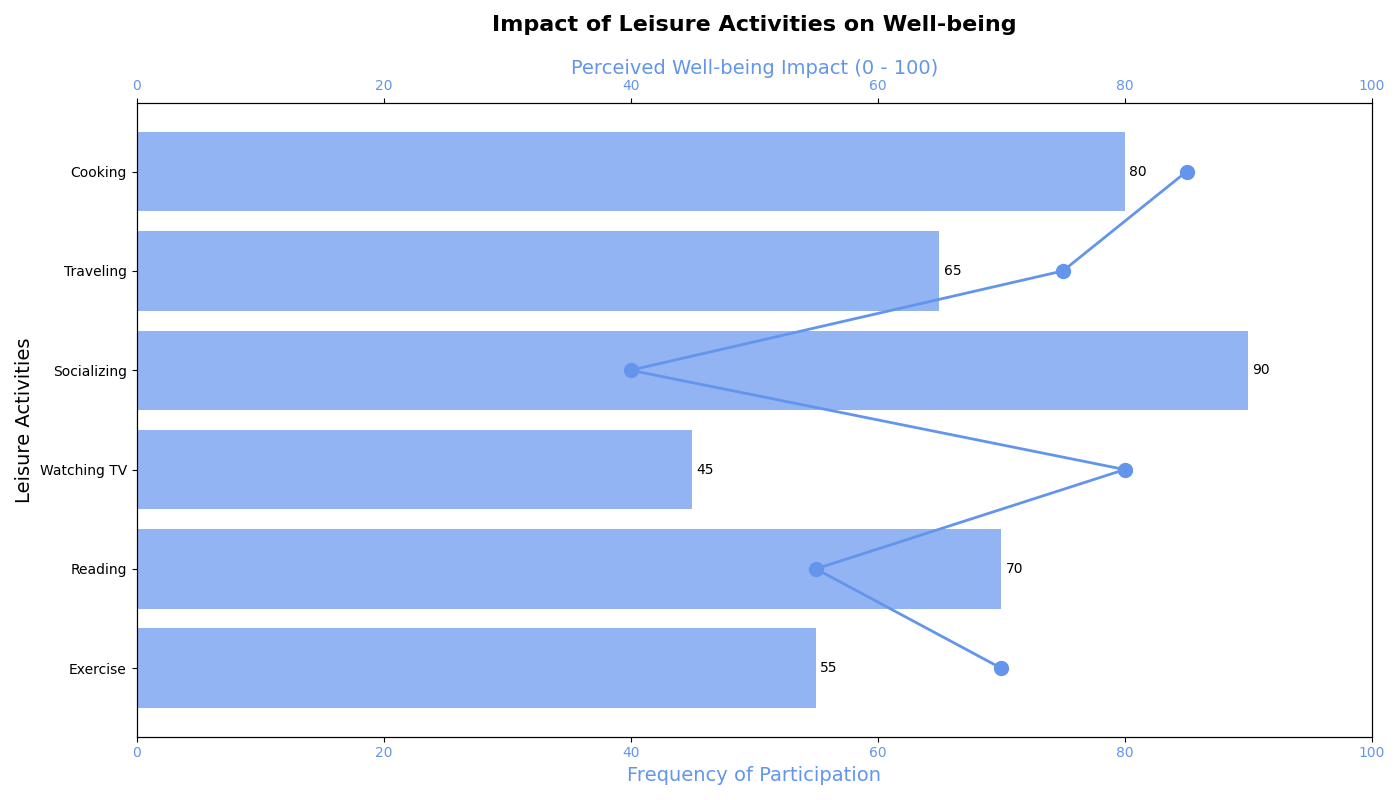

Generate this figure with Python:
import matplotlib.pyplot as plt
import numpy as np

activities = ["Exercise", "Reading", "Watching TV", "Socializing", "Traveling", "Cooking"]
frequencies = np.array([55, 70, 45, 90, 65, 80])  # Manually shuffled
well_being_impact = np.array([70, 55, 80, 40, 75, 85])  # Manually shuffled

fig, ax1 = plt.subplots(figsize=(14, 8))

bars = ax1.barh(activities, frequencies, color='cornflowerblue', alpha=0.7)

for bar in bars:
    width = bar.get_width()
    ax1.annotate(f'{width}',
                xy=(width, bar.get_y() + bar.get_height() / 2),
                xytext=(3, 0),
                textcoords="offset points",
                ha='left', va='center')

ax1.set_title('Impact of Leisure Activities on Well-being', fontsize=16, weight='bold', pad=20)
ax1.set_xlabel('Frequency of Participation', fontsize=14, color='cornflowerblue')
ax1.set_ylabel('Leisure Activities', fontsize=14)
ax1.set_xlim(0, 100)
ax1.xaxis.label.set_color('cornflowerblue')
ax1.tick_params(axis='x', labelcolor='cornflowerblue')

ax2 = ax1.twiny()
ax2.plot(well_being_impact, activities, color='cornflowerblue', marker='o', linestyle='-', linewidth=2, markersize=10)
ax2.set_xlabel('Perceived Well-being Impact (0 - 100)', fontsize=14, color='cornflowerblue')
ax2.set_xlim(0, 100)
ax2.xaxis.label.set_color('cornflowerblue')
ax2.tick_params(axis='x', labelcolor='cornflowerblue')

fig.tight_layout()
plt.show()
